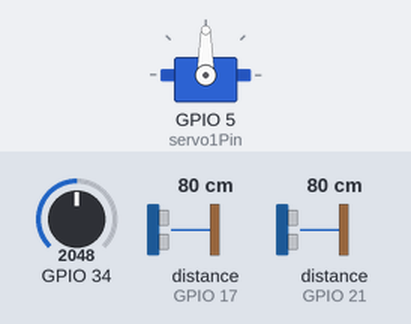
This sketch was run on a simulated ESP32. Shown: servo. Wiring (inferred from the names in the program): 2 × ultrasonic range finder: trigger GPIO 16, echo GPIO 17 / trigger GPIO 22, echo GPIO 21. Inputs (shaded band) come from the test bench; at power-on: distance to the obstacle (sensors on GPIO 21, GPIO 17) 80 cm, GPIO 34 = 2048. The echo pulse lasts 58.3 µs per cm; what the sketch prints to the serial monitor is not drawn.

Above: at 2.2 s.
2.3 s: distance to the obstacle (sensor on GPIO 21) set to 34 cm
4.3 s: distance to the obstacle (sensor on GPIO 21) set to 29 cm
At 5.5 s:
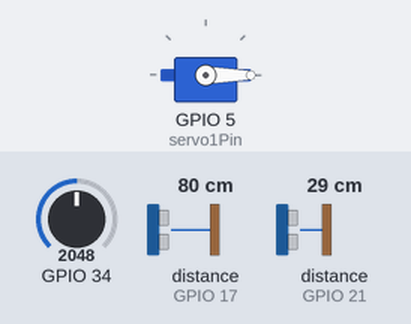
At 6.6 s:
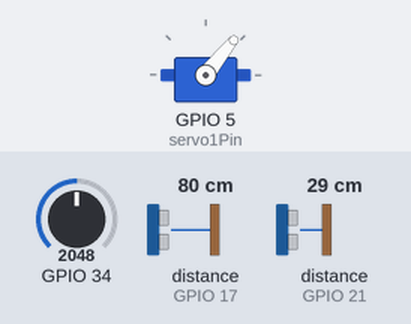
8.4 s: distance to the obstacle (sensor on GPIO 17) set to 33 cm
11.9 s: distance to the obstacle (sensor on GPIO 17) set to 28 cm
Timing chart, 0 to 14.9 s (numbered marks = the images above; inputs shaded):
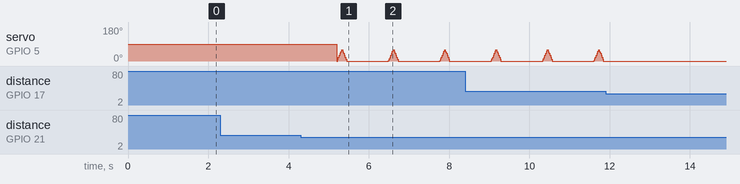

Measured:
- the behaviour switches between 31 and 30 cm on distance to the obstacle (sensor on GPIO 21) (found by bisection; images 0 and 1)
- after the input at 2.3 s, every drawn part: stays the same
- after the input at 11.9 s, servo on GPIO 5 (servo1Pin): stops changing and stays 0°

The sketch:

Button_bot.A1.ino
```cpp
/*
 *Button_bot
 * 2022.9.14
 * H.kamano
 * R.onishi
 * H.shinohara
 */

// ピン番号をマクロで定義
#define TRIG_PIN1 16 // トリガー（送信）
#define ECHO_PIN1 17 // エコー（受信）
#define TRIG_PIN2 22 // トリガー（送信）
#define ECHO_PIN2 21 // エコー（受信）
double duration1 = 0; // 受信までの時間
double distance1 = 0; // 物との距離
double duration2 = 0; // 受信までの時間
double distance2 = 0; // 物との距離

#include <ESP32Servo.h>

Servo servo1; // create four servo objects
int servo1Pin = 5;

// Published values for SG90 servos; adjust if needed
int minUs = 500;
int maxUs = 2400;

int pos = 0;      // position in degrees
int maxdist = 30;
double analogValue = 0;


// 起動時に一度だけ呼び出されるメソッド
void setup() {
 Serial.begin(115200); // シリアル通信の転送レート（bps）を設定

 // ピンの入出力設定
 pinMode(TRIG_PIN1, OUTPUT);
 pinMode(TRIG_PIN2, OUTPUT);

 pinMode(ECHO_PIN1, INPUT);
 pinMode(ECHO_PIN2, INPUT);

 // トリガーを LOW に落としておく
 digitalWrite(TRIG_PIN1, LOW);
 digitalWrite(TRIG_PIN2, LOW);
 delay(10); // 落ちきるまで少し待機

 pinMode(A6,INPUT);//ADC6を入力へ
 delay(1000);//シリアル通信初期化待ち


 servo1.setPeriodHertz(50);      // Standard 50hz servo
 servo1.attach(servo1Pin, minUs, maxUs);

}
// 超音波送信メソッド
void sendTrigger() {
 digitalWrite(TRIG_PIN1, HIGH);
 digitalWrite(TRIG_PIN2, HIGH);
 delayMicroseconds(10); // 送信してから一瞬だけ待機
 digitalWrite(TRIG_PIN1, LOW);
 digitalWrite(TRIG_PIN2, LOW);
}

// メインループメソッド
void loop() {
 //超音波センサ１
 sendTrigger(); // 超音波送信
 duration1 = pulseIn(ECHO_PIN1, HIGH); // 受信した時間を代入
 // 値が 0 より大きい場合（受け取れていたら）
 if (duration1 > 0) {
   duration1 /= 2; // 往復の距離を片道に変換
   // 音速を 340m/s として受信時間から距離に変換
   distance1 = duration1 * 340 / 10000;
   Serial.print("echo1 ");
   Serial.println(distance1);
 }
 delay(15);

 //超音波センサ2
 sendTrigger(); // 超音波送信
 duration2 = pulseIn(ECHO_PIN2, HIGH); // 受信した時間を代入
 // 値が 0 より大きい場合（受け取れていたら）
 if (duration2 > 0) {
   duration2 /= 2; // 往復の距離を片道に変換
   // 音速を 340m/s として受信時間から距離に変換
   distance2 = duration2 * 340 / 10000;
   Serial.print("echo2 ");
   Serial.println(distance2);
 }
 delay(15);

 //フォトトランジスタ
analogValue = analogRead(A6);//ADC6のアナログ変換値を取得
Serial.println(analogValue);

 if(distance1 < maxdist){
   Serial.println("入室");
   if(analogValue == 0){
    for (pos = 0; pos <= 60; pos += 1) { // sweep from 0 degrees to 180 degrees
      // in steps of 1 degree
      servo1.write(pos);
      delay(2);             // waits 20ms for the servo to reach the position
    }
    for (pos = 60; pos >= 0; pos -= 1) { // sweep from 180 degrees to 0 degrees
      servo1.write(pos);
      delay(2);
    }
   }
 }else if(distance2 < maxdist){
   Serial.println("退室");
   if(analogValue >= 100){
    for (pos = 0; pos <= 60; pos += 1) { // sweep from 0 degrees to 180 degrees
      // in steps of 1 degree
      servo1.write(pos);
      delay(2);             // waits 20ms for the servo to reach the position
    }
    for (pos = 60; pos >= 0; pos -= 1) { // sweep from 180 degrees to 0 degrees
      servo1.write(pos);
      delay(2);
    }
   }
 }

 delay(1000); // 1 秒待機
}
```
